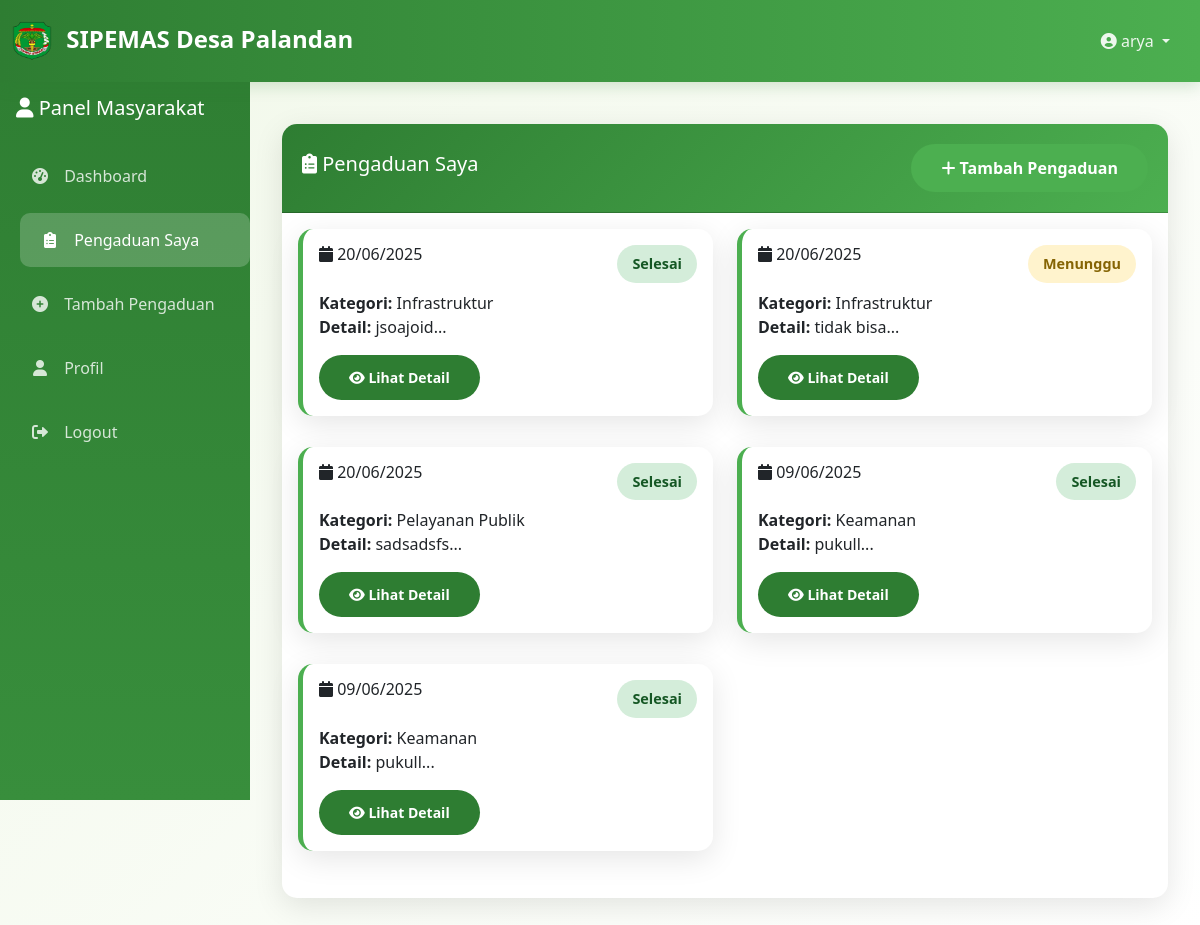
/user/pengaduan.php (signed in), run on the app's committed database.
### tables this page shows
CREATE TABLE `tbl_pengaduan` (
  `id_pengaduan` int(11) NOT NULL,
  `tgl_pengaduan` date NOT NULL,
  `nama_pengaduan` varchar(150) NOT NULL,
  `NIK` varchar(16) NOT NULL,
  `kategori_pengaduan` varchar(50) NOT NULL,
  `detail_pengaduan` text NOT NULL,
  `telp` varchar(15) NOT NULL,
  `foto` varchar(255) DEFAULT NULL,
  `status` enum('pending','process','done') DEFAULT 'pending',
  `prioritas` enum('rendah','sedang','tinggi','urgent') DEFAULT 'sedang',
  `admin_verifikator` int(11) DEFAULT NULL,
  `tanggal_verifikasi` datetime DEFAULT NULL,
  `created_at` timestamp NOT NULL DEFAULT current_timestamp(),
  `updated_at` timestamp NOT NULL DEFAULT current_timestamp() ON UPDATE current_timestamp()
);

### includes/functions.php (called while the page is built, shortened)
<?php
require_once 'config.php';
function get_pengaduan_by_nik($nik) {
    global $pdo;
    $stmt = $pdo->prepare("SELECT * FROM tbl_pengaduan WHERE NIK = ? ORDER BY created_at DESC");
    $stmt->execute([$nik]);
    return $stmt->fetchAll(PDO::FETCH_ASSOC);
}
?>

### user/pengaduan.php (the view, shortened to what this page needs)
<?php
require_once '../includes/config.php';
require_once '../includes/functions.php';
$pengaduan_user = get_pengaduan_by_nik($_SESSION['user_nik']);
$detail_pengaduan = null;
$tanggapan_list = [];
?>
<!DOCTYPE html>
<html lang="id">
<head>
    <link href="https://cdn.jsdelivr.net/npm/bootstrap@5.3.0/dist/css/bootstrap.min.css" rel="stylesheet">
    <link href="https://cdnjs.cloudflare.com/ajax/libs/font-awesome/6.0.0/css/all.min.css" rel="stylesheet">
    <link href="../assets/css/style.css" rel="stylesheet">
</head>
<body>
    <div class="sidebar">
        <div class="p-3">
            <h5 class="text-white"><i class="fas fa-user"></i> Panel Masyarakat</h5>
        </div>
        <nav class="nav flex-column">
            <a class="nav-link" href="dashboard.php">
                <i class="fas fa-tachometer-alt"></i> Dashboard
            </a>
            <a class="nav-link active" href="pengaduan.php">
                <i class="fas fa-clipboard-list"></i> Pengaduan Saya
            </a>
            <a class="nav-link" href="tambah_pengaduan.php">
                <i class="fas fa-plus-circle"></i> Tambah Pengaduan
            </a>
            <a class="nav-link" href="profil.php">
                <i class="fas fa-user"></i> Profil
            </a>
            <a class="nav-link" href="../logout.php">
                <i class="fas fa-sign-out-alt"></i> Logout
            </a>
        </nav>
    </div>
    <div class="content-with-sidebar">
        <?php include '../includes/header.php'; ?>
        <div class="container-fluid mt-4">
            <?php if ($detail_pengaduan): ?>
                <div class="card mb-4">
                    <div class="card-header d-flex justify-content-between align-items-center">
                        <h5><i class="fas fa-info-circle"></i> Detail Pengaduan #<?= $detail_pengaduan['id_pengaduan'] ?></h5>
                        <a href="pengaduan.php" class="btn btn-secondary">
                            <i class="fas fa-arrow-left"></i> Kembali
                        </a>
                    </div>
                    <div class="card-body">
                        <div class="row">
                            <div class="col-md-6">
                                <table class="table table-borderless">
                                    <tr>
                                        <td><strong>Tanggal Pengaduan:</strong></td>
                                        <td><?= date('d/m/Y', strtotime($detail_pengaduan['tgl_pengaduan'])) ?></td>
                                    </tr>
                                    <tr>
                                        <td><strong>Nama Pengaduan:</strong></td>
                                        <td><?= $detail_pengaduan['nama_pengaduan'] ?></td>
                                    </tr>
                                    <tr>
                                        <td><strong>Kategori:</strong></td>
                                        <td><?= $detail_pengaduan['kategori_pengaduan'] ?></td>
                                    </tr>
                                </table>
                            </div>
                            <div class="col-md-6">
                                <table class="table table-borderless">
                                    <tr>
                                        <td><strong>Status:</strong></td>
                                        <td>
                                            <?php
                                            $status_class = 'status-' . $detail_pengaduan['status'];
                                            $status_text = '';
                                            switch($detail_pengaduan['status']) {
                                                case 'pending': $status_text = 'Menunggu Verifikasi'; break;
                                                case 'process': $status_text = 'Sedang Diproses'; break;
                                                case 'done': $status_text = 'Selesai'; break;
                                            }
                                            ?>
                                            <span class="badge-status <?= $status_class ?>"><?= $status_text ?></span>
                                        </td>
                                    </tr>
                                    <tr>
                                        <td><strong>Telepon:</strong></td>
                                        <td><?= $detail_pengaduan['telp'] ?></td>
                                    </tr>
                                </table>
                            </div>
                        </div>
                        <div class="mt-3">
                            <h6><strong>Detail Pengaduan:</strong></h6>
                            <p class="bg-light p-3 rounded"><?= nl2br($detail_pengaduan['detail_pengaduan']) ?></p>
                        </div>
                        <?php if ($detail_pengaduan['foto']): ?>
                            <div class="mt-3">
                                <h6><strong>Foto Pendukung:</strong></h6>
                                <img src="../assets/uploads/<?= $detail_pengaduan['foto'] ?>"
                                     class="img-fluid rounded" style="max-height: 300px;">
                            </div>
                        <?php endif; ?>
                    </div>
                </div>
                <div class="card">
                    <div class="card-header">
                        <h5><i class="fas fa-comments"></i> Tanggapan dari Pemerintah Desa</h5>
                    </div>
                    <div class="card-body">
                        <?php if ($tanggapan_list): ?>
                            <?php foreach ($tanggapan_list as $tanggapan): ?>
                                <div class="border rounded p-3 mb-3">
                                    <div class="d-flex justify-content-between align-items-center mb-2">
                                        <strong><i class="fas fa-user-shield text-success"></i> <?= $tanggapan['admin_nama'] ?></strong>
                                        <small class="text-muted">
                                            <?= date('d/m/Y H:i', strtotime($tanggapan['created_at'])) ?>
                                        </small>
                                    </div>
                                    <p class="mb-0"><?= nl2br($tanggapan['tanggapan']) ?></p>
                                </div>
                            <?php endforeach; ?>
                        <?php else: ?>
                            <div class="text-center py-4">
                                <i class="fas fa-hourglass-half fa-3x text-muted mb-3"></i>
                                <p class="text-muted">
                                    <?php if ($detail_pengaduan['status'] == 'pending'): ?>
                                        Pengaduan Anda sedang menunggu verifikasi dari admin
                                    <?php elseif ($detail_pengaduan['status'] == 'process'): ?>
                                        Pengaduan Anda sedang diproses, silakan tunggu tanggapan
                                    <?php else: ?>
                                        Belum ada tanggapan
                                    <?php endif; ?>
                                </p>
                            </div>
                        <?php endif; ?>
                    </div>
                </div>
            <?php else: ?>
                <div class="card">
                    <div class="card-header d-flex justify-content-between align-items-center">
                        <h5><i class="fas fa-clipboard-list"></i> Pengaduan Saya</h5>
                        <a href="tambah_pengaduan.php" class="btn btn-success">
                            <i class="fas fa-plus"></i> Tambah Pengaduan
                        </a>
                    </div>
                    <div class="card-body">
                        <?php if ($pengaduan_user): ?>
                            <div class="row">
                                <?php foreach ($pengaduan_user as $pengaduan): ?>
                                    <div class="col-md-6 mb-3">
                                        <div class="pengaduan-card card">
                                            <div class="card-body">
                                                <div class="d-flex justify-content-between align-items-start mb-2">
                                                    <h6 class="card-title">
                                                        <i class="fas fa-calendar"></i>
                                                        <?= date('d/m/Y', strtotime($pengaduan['tgl_pengaduan'])) ?>
                                                    </h6>
                                                    <?php
                                                    $status_class = 'status-' . $pengaduan['status'];
                                                    $status_text = '';
                                                    switch($pengaduan['status']) {
                                                        case 'pending': $status_text = 'Menunggu'; break;
                                                        case 'done': $status_text = 'Selesai'; break;
                                                    }
                                                    ?>
                                                    <span class="badge-status <?= $status_class ?>"><?= $status_text ?></span>
                                                </div>
                                                <p class="card-text">
                                                    <strong>Kategori:</strong> <?= $pengaduan['kategori_pengaduan'] ?><br>
                                                    <strong>Detail:</strong> <?= substr($pengaduan['detail_pengaduan'], 0, 100) ?>...
                                                </p>
                                                <a href="?detail=<?= $pengaduan['id_pengaduan'] ?>"
                                                   class="btn btn-primary btn-sm">
                                                    <i class="fas fa-eye"></i> Lihat Detail
                                                </a>
                                            </div>
                                        </div>
                                    </div>
                                <?php endforeach; ?>
                            </div>
                        <?php endif; ?>
                    </div>
                </div>
            <?php endif; ?>
        </div>
    </div>
</body>
</html>

### assets/css/style.css (style rules this page uses)
:root { --primary-green: #2E7D32; --light-green: #4CAF50; --dark-green: #388E3C; --accent-green: #81C784; --bg-light: #F1F8E9; --text-dark: #2E2E2E; }
* { margin: 0; padding: 0; box-sizing: border-box; }
body { font-family: 'Segoe UI', Tahoma, Geneva, Verdana, sans-serif; background: linear-gradient(135deg, var(--bg-light) 0%, #FFFFFF 100%); min-height: 100vh; color: var(--text-dark); }
.btn-primary { background: var(--primary-green); border: none; border-radius: 25px; padding: 12px 30px; font-weight: 600; transition: all 0.3s ease; }
.btn-success { background: var(--light-green); border: none; border-radius: 25px; padding: 12px 30px; font-weight: 600; transition: all 0.3s ease; }
.card { border: none; border-radius: 15px; box-shadow: 0 8px 30px rgba(0,0,0,0.1); transition: all 0.3s ease; margin-bottom: 20px; }
.card-header { background: linear-gradient(135deg, var(--primary-green) 0%, var(--light-green) 100%); color: white; border-radius: 15px 15px 0 0 !important; font-weight: 600; padding: 20px; }
.badge-status { padding: 8px 15px; border-radius: 20px; font-weight: 600; font-size: 0.9rem; }
.status-pending { background: #FFF3CD; color: #856404; }
.status-done { background: #D4EDDA; color: #155724; }
.pengaduan-card { border-left: 5px solid var(--light-green); margin-bottom: 15px; transition: all 0.3s ease; }
.sidebar { background: linear-gradient(180deg, var(--primary-green) 0%, var(--dark-green) 100%); min-height: 100vh; color: white; position: fixed; top: 0; left: 0; width: 250px; z-index: 1000; padding-top: 80px; }
.sidebar .nav-link { color: rgba(255,255,255,0.8); padding: 15px 20px; border-radius: 10px; margin: 5px 10px; transition: all 0.3s ease; text-decoration: none; display: block; }
.sidebar .nav-link:hover, .sidebar .nav-link.active { background: rgba(255,255,255,0.2); color: white; transform: translateX(10px); }
.sidebar .nav-link i { margin-right: 10px; width: 20px; text-align: center; }
.content-with-sidebar { margin-left: 250px; padding: 100px 20px 20px; }

### data on the page
tbl_pengaduan: tgl_pengaduan "20/06/2025", status "Selesai", kategori_pengaduan "Infrastruktur", detail_pengaduan "jsoajoid"
tbl_pengaduan: tgl_pengaduan "20/06/2025", status "Menunggu", kategori_pengaduan "Infrastruktur", detail_pengaduan "tidak bisa"
tbl_pengaduan: tgl_pengaduan "20/06/2025", status "Selesai", kategori_pengaduan "Pelayanan Publik", detail_pengaduan "sadsadsfs"
tbl_pengaduan: tgl_pengaduan "09/06/2025", status "Selesai", kategori_pengaduan "Keamanan", detail_pengaduan "pukull"
tbl_pengaduan: tgl_pengaduan "09/06/2025", status "Selesai", kategori_pengaduan "Keamanan", detail_pengaduan "pukull"

### other printed values
$_SESSION['user_nama'] "arya"
